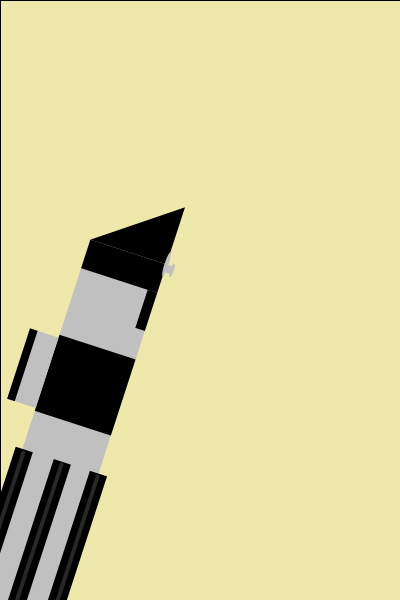
Frame 1 (no input)
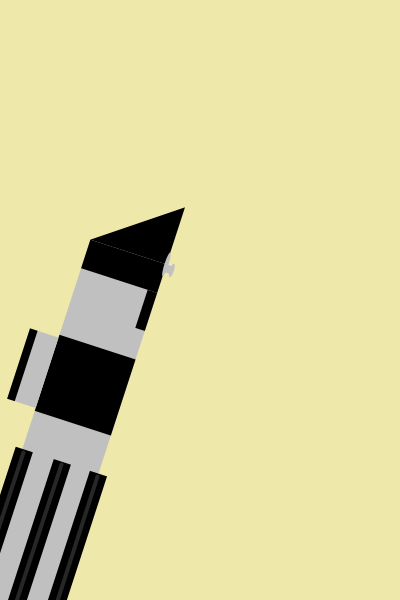
Frame 60 (the mouse pressed at the canvas centre just before this capture)
Frame 120 (the mouse held since frame 60 and released just before this capture): identical to frame 60, image omitted

The Processing sketch that drew these frames (run headless with seeded random() and noise(); from frame 60 on, the mouse is pressed at the canvas centre):

// Processing sketch: processing_135824
// ── processing_135824.pde

void setup() {
  //background
size(400,600);
fill(238,232,170);
rect(0,0,400,800);
}

void draw() {
  if (mouseX>200) {
  beam();
  rotate(PI/10);
  lightsaber();
}
else {
  fill(238,232,170);
rect(0,0,400,800);
  rotate(PI/10);
  lightsaber();
}
}

void lightsaber() {
noStroke();
//lightsaber body
noStroke();
fill(192,192,192);
rect(160,200,80,375);
//top triangle part
noStroke();
fill(0,0,0);
triangle(160,200,240,200,240,140);
//top black rectangle
rect(160,200,80,30);
//middle black rectangle
rect(160,300,80,80);
//bottom left rectangle
rect(153,420,18,155);
//bottom middle rectangle
rect(193,420,18,155);
//bottom right triangle
rect(231,420,18,155);
//middle silver rectangle
fill(192,192,192);
rect(130,303,30,74);
//black line on middle silver rectangle
fill(0,0,0);
rect(130,303,8,74);
//random thing on top right
fill(192,192,192);
ellipse(240,200,4,25);
//small rectangle on top right
rect(240,200,7,8);
//small ellipse on small rectangle on top right
ellipse(247,204,4,14);
//bottom rectangle details
stroke(50,50,50,200);
strokeWeight(4);
line(162,423,162,570);
line(202,423,202,570);
line(240,423,240,570);
//other small black rectangle on top right
noStroke();
fill(0,0,0);
rect(230,230,10,40);
  }
void beam () {
  //beam
  float r=random(75,100);
  float g=random(155,200);
  float b=random(15,20);
  float h=random(40,45);
  int x=1;
stroke(255,0,0,g);
strokeWeight(h);
line(135,230,195,0);
stroke(255,255,255,r);
strokeWeight(b);
line(135,230,195,0);
strokeWeight(3);
line(138,233,198,0);
}
